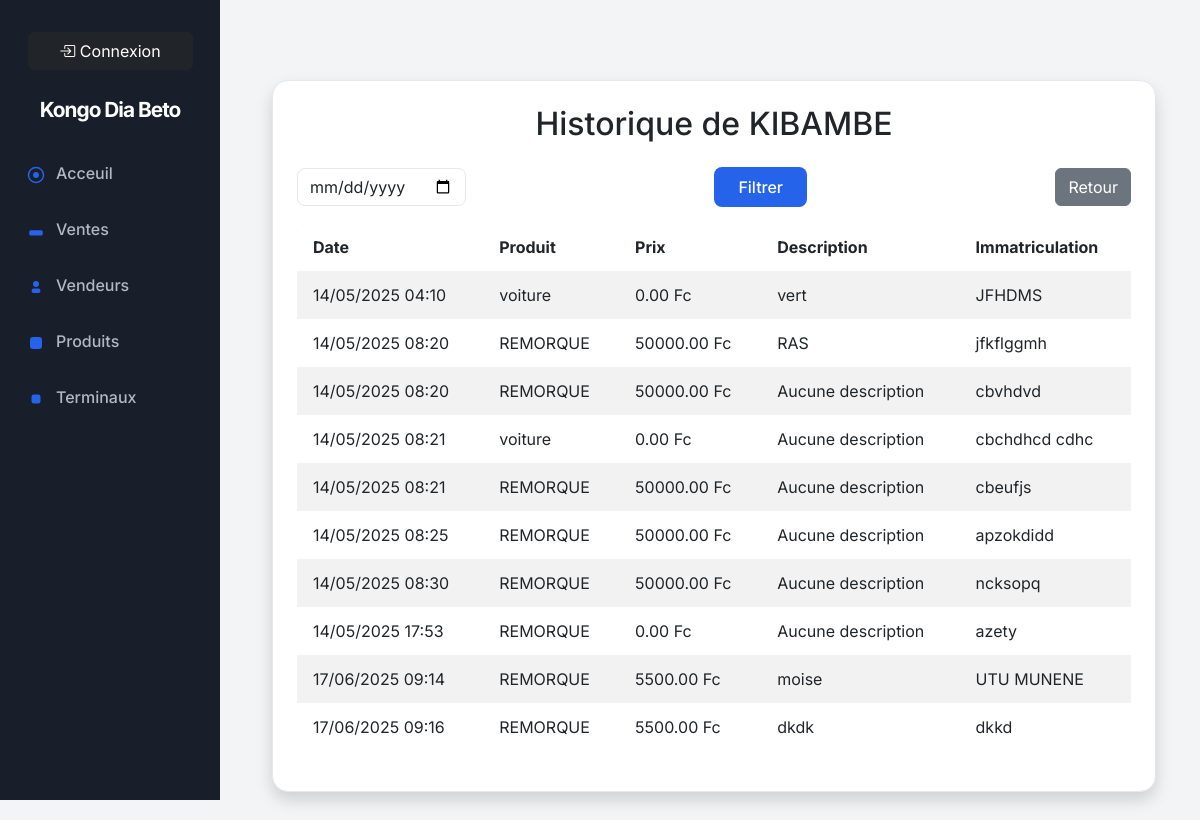
The page /api/historique-vendeur/2/ on the database as committed earlier.
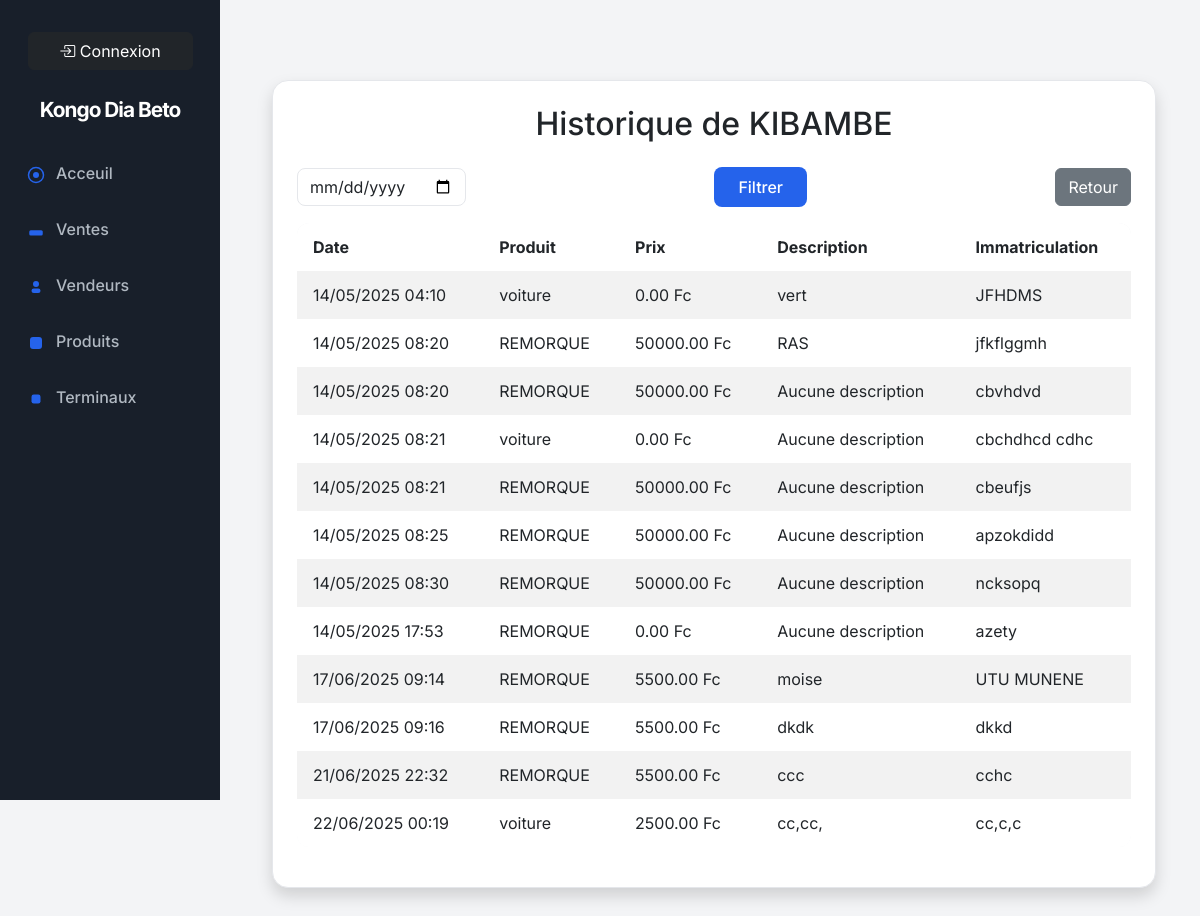
The same page on the database as committed later.
### apps/sales/models.py (models this page shows, shortened)
class Sale(models.Model):
    produit = models.ForeignKey('Produit', on_delete=models.CASCADE)  # Champ correct
    seller = models.ForeignKey('Vendeur', on_delete=models.CASCADE)
    description = models.TextField(default="Aucune description")
    license_plate = models.CharField(max_length=20)
    price = models.DecimalField(max_digits=10, decimal_places=2, default=0.0)
    created_at = models.DateTimeField(auto_now_add=True)
    SOURCE_CHOICES = [
        ('POS', 'Point of Sale'),
        ('WEB', 'Web'),
        ('OTHER', 'Autre'),
    ]
    source = models.CharField(max_length=10, choices=SOURCE_CHOICES, default='WEB')

class Produit(models.Model):
    nom_produit = models.CharField(max_length=100)  # Nom du produit
    prix = models.DecimalField(max_digits=10, decimal_places=2, default=0.0)  # Prix par défaut
    default_description = models.TextField(blank=True, null=True)  # Description par défaut
    created_at = models.DateTimeField(default=now)  # Utiliser timezone.now comme valeur par défaut

### apps/sales/views.py (the view)
# urls.py: path('historique-vendeur/<int:vendeur_id>/', historique_vendeur, name='historique_vendeur'),
def historique_vendeur(request, vendeur_id):
    vendeur = get_object_or_404(Vendeur, id=vendeur_id)
    date = request.GET.get('date')
    ventes = Sale.objects.filter(seller=vendeur)
    if date:
        ventes = ventes.filter(created_at__date=date)
    return render(request, 'historique_vendeur.html', {'vendeur': vendeur, 'ventes': ventes, 'date': date})

### apps/sales/views.py (called while the page is built)
def base_context(request):
    return {'vendeur_id': request.session.get('vendeur_id')}

### apps/sales/templates/historique_vendeur.html (shortened to what this page needs)
{% extends "base.html" %}
{% block content %}
<div class="container mt-5">
    <div class="card shadow p-4">
        <h2 class="mb-4 text-center">Historique de {{ vendeur.nom_du_vendeur }}</h2>
        <form method="get" class="mb-3 row g-2 align-items-center justify-content-between">
            <div class="col-auto">
                <input type="date" name="date" class="form-control" value="{{ date|default_if_none:'' }}">
            </div>
            <div class="col-auto">
                <button type="submit" class="btn btn-primary">Filtrer</button>
            </div>
            <div class="col-auto">
                <a href="{% url 'rapport_vente_vendeur' %}" class="btn btn-secondary">Retour</a>
            </div>
        </form>
        <table class="table table-striped">
            <thead>
                <tr>
                    <th>Date</th>
                    <th>Produit</th>
                    <th>Prix</th>
                    <th>Description</th>
                    <th>Immatriculation</th>
                </tr>
            </thead>
            <tbody>
                {% for vente in ventes %}
                <tr>
                    <td>{{ vente.created_at|date:'d/m/Y H:i' }}</td>
                    <td>{{ vente.produit.nom_produit }}</td>
                    <td>{{ vente.price }} Fc</td>
                    <td>{{ vente.description }}</td>
                    <td>{{ vente.license_plate }}</td>
                </tr>
                {% empty %}
                <tr><td colspan="5" class="text-center">Aucune vente pour cette date.</td></tr>
                {% endfor %}
            </tbody>
        </table>
    </div>
</div>
{% endblock %}

Rows that differ between the two databases and show on the page:
added Sale: created_at "21/06/2025 22:32", produit.nom_produit "REMORQUE", price "5500.00", description "ccc", license_plate "cchc"
added Sale: created_at "22/06/2025 00:19", produit.nom_produit "voiture", price "2500.00", description "cc,cc,", license_plate "cc,c,c"
